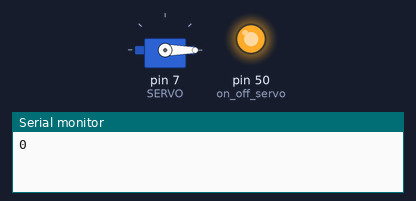
A sketch run on a simulated Arduino Mega 2560, built with avr-gcc and run on an emulated ATmega2560. On the bench: servo, output pins drawn as LEDs (lit = HIGH), the last lines printed to the serial monitor.

Above: at 0.05 s.
At 1.5 s:
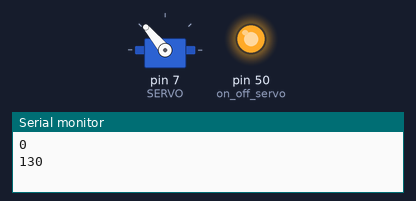
At 4.5 s:
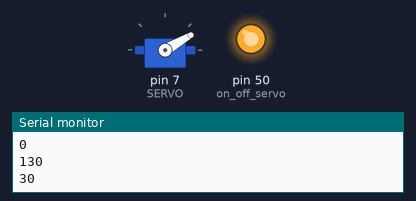
Timing chart, 0 to 5.9 s (numbered marks = the images above):
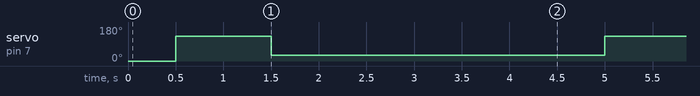

The sketch:

teste_servo.ino
```cpp
#include <Servo.h>

#define SERVO 7 // Porta Digital 6 PWM

Servo s; // Variável Servo
int pos = 0; // Posição Servo
int on_off_servo = 50;


void setup ()
{
  pinMode(on_off_servo, OUTPUT);
  digitalWrite(on_off_servo, HIGH);
  s.attach(SERVO);
  Serial.begin(9600);
  s.write(pos); // Inicia motor posição zero
  Serial.println("0");
  //digitalWrite(on_off_servo, LOW);

}

void loop()
{
  delay(500);
  digitalWrite(on_off_servo, HIGH);
  //fechar
  s.write(130);
  Serial.println("130");
  //digitalWrite(on_off_servo, LOW);
  delay(1000);
  digitalWrite(on_off_servo, HIGH);
  //abrir
  s.write(30);
  Serial.println("30");
  //digitalWrite(on_off_servo, LOW);
  delay(3000);

}
```

Measured:
- by itself, servo on pin 7 (SERVO): alternates 130° for 1.0 s and 30° for 3.5 s
